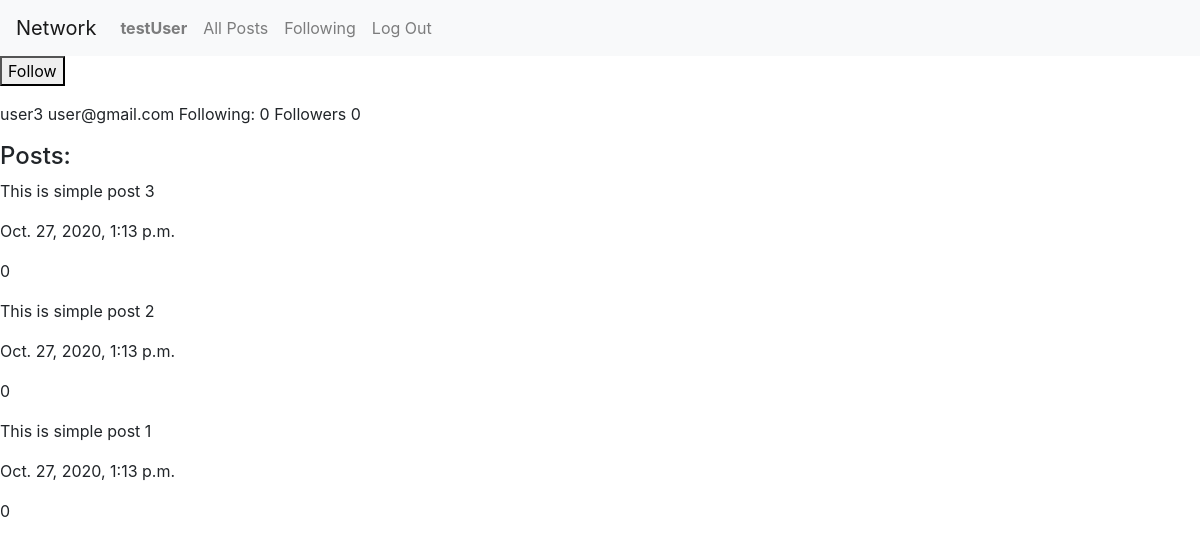
/profile/4 (signed in), run on an earlier commit of the app's database.
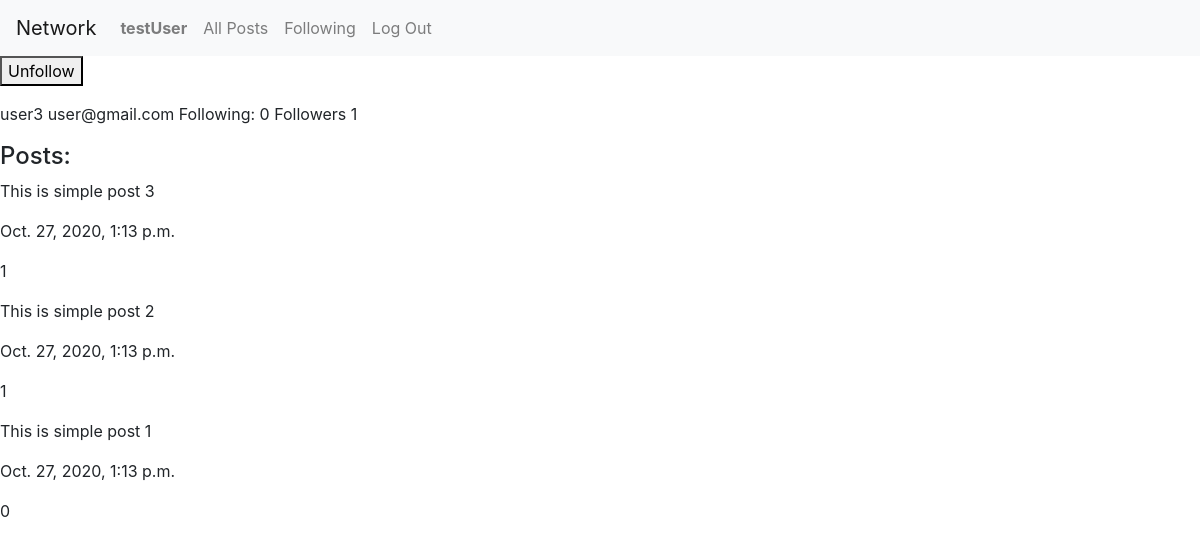
And on a later commit of the database.
### network/models.py (models this page shows, shortened)
class User(AbstractUser):
    pass

class Post(models.Model):
    text = models.TextField()
    date = models.DateTimeField(auto_now_add=True)
    user = models.ForeignKey(User, on_delete=models.CASCADE)
    likes = models.IntegerField(default=0)

### network/views.py (the view)
# urls.py: path("profile/<int:user_id>", views.profile, name="profile"),
def profile(request, user_id):
    current_user = request.user
    profile_user = get_object_or_404(User, pk=user_id)
    ctx = {
        'profile_user': profile_user,
        'posts': profile_user.post_set.order_by('-date'),
        'my_profile': profile_user == current_user,
        'following': Following.objects.filter(
            follower=current_user, following=profile_user).exists()
    }
    return render(request, 'network/user_profile.html', context=ctx)

### network/templates/network/user_profile.html (shortened to what this page needs)
{% extends "network/layout.html" %}
{% load static %}
{% block body %}
    {% if user.is_authenticated and not my_profile %}
        <p>
        <button id="follow" data-user-id="{{ profile_user.id }}">
            {% if following %}
                Unfollow
            {% else %}
                Follow
            {% endif %}
        </button>
    {% endif %}
    <p>
        {{ profile_user.username }}
        {{ profile_user.email }}
        Following: {{ profile_user.following.count }}
        Followers {{ profile_user.followers.count }}
    <p>
    <h4>Posts:</h4>
    <div>
        {% for post in posts %}
            <div>
                <p class="text">{{ post.text }}</p>
                <p>{{ post.date }}</p>
                <p>{{ post.likes }}</p>
            </div>
        {% endfor %}
    </div>
{% endblock %}

### network/templates/network/layout.html (shortened to what this page needs)
{% load static %}
<!DOCTYPE html>
<html lang="en">
    <head>
        <link rel="stylesheet" href="https://stackpath.bootstrapcdn.com/bootstrap/4.4.1/css/bootstrap.min.css">
        <link href="{% static 'network/styles.css' %}" rel="stylesheet">
    </head>
    <body>
        <nav class="navbar navbar-expand-lg navbar-light bg-light">
            <a class="navbar-brand" href="#">Network</a>
            <div>
              <ul class="navbar-nav mr-auto">
                {% if user.is_authenticated %}
                    <li class="nav-item">
                        <a class="nav-link" href="{% url 'profile' user.id %}"><strong>{{ user.username }}</strong></a>
                    </li>
                {% endif %}
                <li class="nav-item">
                  <a class="nav-link" href="{% url 'all_posts' %}">All Posts</a>
                </li>
                {% if user.is_authenticated %}
                    <li class="nav-item">
                        <a class="nav-link" href="{% url 'following' %}">Following</a>
                    </li>
                    <li class="nav-item">
                        <a class="nav-link" href="{% url 'logout' %}">Log Out</a>
                    </li>
                {% endif %}
              </ul>
            </div>
          </nav>
        <div class="body">
            {% block body %}
            {% endblock %}
        </div>
    </body>
</html>

What changed in the data, as far as the page shows it:
computed for User "user3": followers.count "0" → "1"
changed Post "This is simple post 3": likes "0" → "1"
changed Post "This is simple post 2": likes "0" → "1"
Also different on the page:
text no longer shown: "Follow"
text now shown: "Unfollow"
